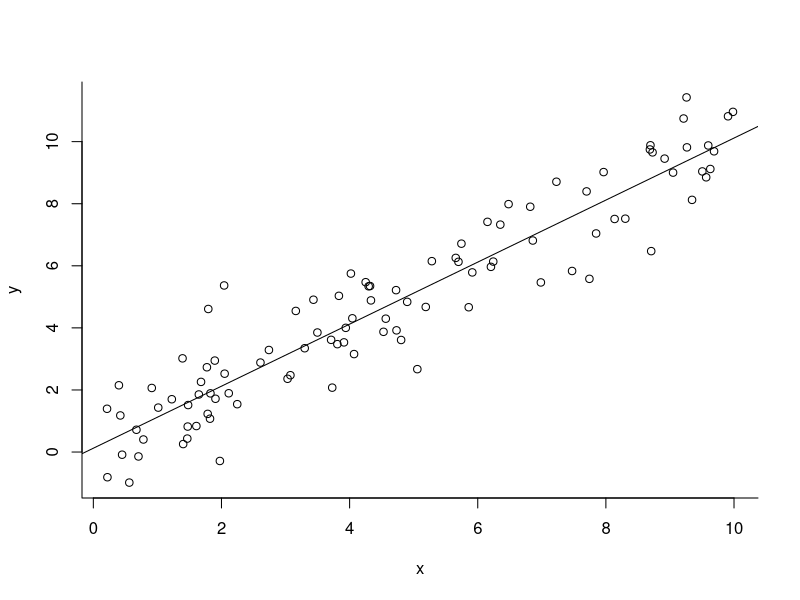

This figure's R source:
# random linear regression
# (no set seed, so this will be slightly different every time)

x <- runif(100) * 10
y <- x + rnorm(100)

rlm <- lm(y ~ x)

print("Hello World")

pdf('/tmp/linearRegression.pdf')
plot(x, y, bty = 'l')
abline(rlm)
dev.off()
